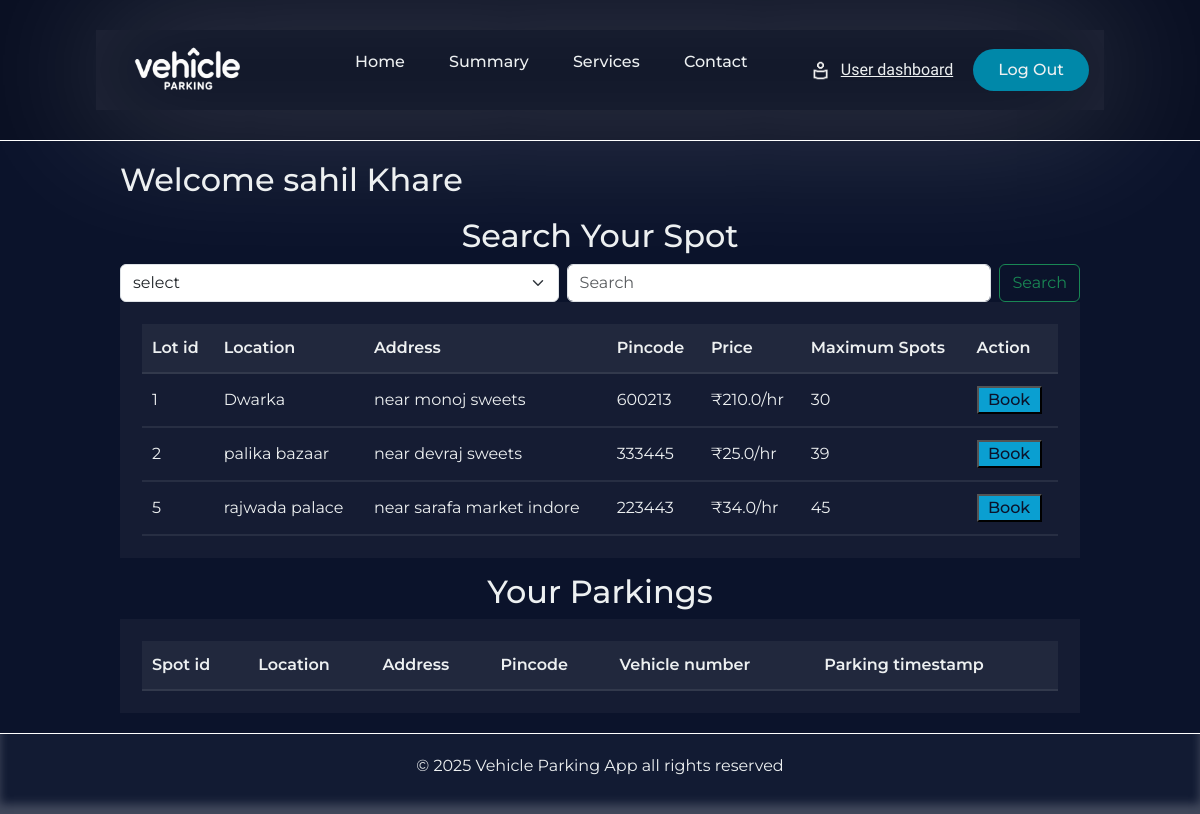
The page /home/5 on the database as committed earlier.
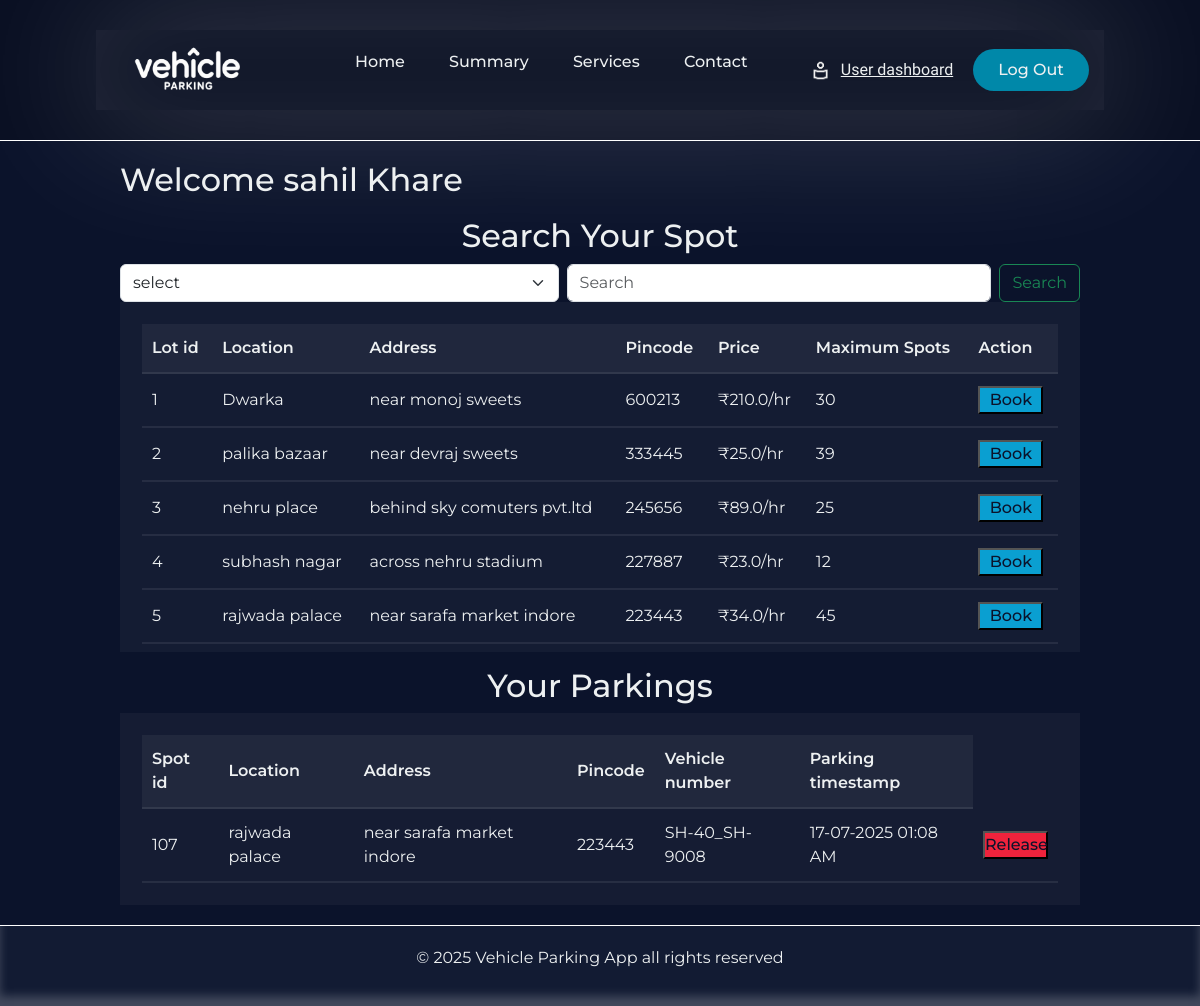
The same page on the database as committed later.
### Application/models.py (models this page shows)
class User(db.Model):
    __tablename__='user'
    id=db.Column(db.Integer,primary_key=True)
    name=db.Column(db.String(80),nullable=False)
    email=db.Column(db.String(150),unique=True,nullable=False)
    password=db.Column(db.String(512),nullable=False)
    address=db.Column(db.String(250),nullable=False)
    pincode=db.Column(db.String(6),nullable=False)
    role=db.Column(db.String(10),default='user',nullable=False)
    record=db.relationship('Parkingrecords',backref='user',lazy=True)

class Parkinglot(db.Model):
    __tablename__='parking_lot'
    id=db.Column(db.Integer,primary_key=True)
    prime_location_name=db.Column(db.String(80),nullable=False)
    price=db.Column(db.Float,nullable=False)
    address=db.Column(db.String(250),nullable=False)
    pincode=db.Column(db.String(6),nullable=False)
    maximum_spots=db.Column(db.Integer,nullable=False)
    is_active=db.Column(db.Boolean,default=True,nullable=False)
    spots=db.relationship('Parkingspots',backref='lot',lazy=True,cascade='all,delete-orphan')

class Parkingrecords(db.Model):
    __tablename__='parking_records'
    id=db.Column(db.Integer,primary_key=True)
    spot_id=db.Column(db.Integer,db.ForeignKey('parking_spots.id'),nullable=False)
    user_id=db.Column(db.Integer,db.ForeignKey('user.id'),nullable=False)
    vehicle_number=db.Column(db.String(18),nullable=False)
    parking_timestamp=db.Column(db.DateTime,nullable=False)
    leaving_timestamp=db.Column(db.DateTime,nullable=True)
    parking_cost=db.Column(db.Float,nullable=True)
    status=db.Column(db.String(12),nullable=False,default='reserved') # reserved and released

### Application/controllers.py (the view)
@app.route('/home/<int:user_id>',methods=['GET','POST'])
def user_dash(user_id):
    user_details=User.query.filter_by(role='user',id=user_id).first()
    parking_records=Parkingrecords.query.filter_by(user_id=user_details.id).all()
    if request.method=='POST':
        key=request.form.get('key')
        search_value=request.form.get('search_value')
        if key=='pincode':
            parking_lot_details=Parkinglot.query.filter_by(is_active=True,pincode=search_value).all()
        else:
            parking_lot_details=Parkinglot.query.filter_by(is_active=True,prime_location_name=search_value).all()
        return render_template('user_dashboard.html',user_details=user_details,parking_lot_details=parking_lot_details,parking_records=parking_records,user_id=user_id)
    else:
        parking_lot_details=Parkinglot.query.filter_by(is_active=True).all()
        return render_template('user_dashboard.html',user_details=user_details,parking_lot_details=parking_lot_details,parking_records=parking_records,user_id=user_id)

### templates/user_dashboard.html (shortened to what this page needs)
{% extends 'user_base.html' %}
{% block content %}
        <div class="parkinglot-table-heading-container">
                    <h2>Welcome {{ user_details.name }}</h2>
                </div>
        <div class="parkinglot-table-heading-container-user">
                    <h2>Search Your Spot</h2>
                </div>
                <form class="d-flex" action="{{ url_for('user_dash',user_id=user_details.id) }}" method="POST">
                  <select class="form-select me-2" aria-label="Default select example" name="key" required>
                    <option selected>select</option>
                  </select>
                  <input class="form-control me-2" type="text" name="search_value" placeholder="Search" aria-label="Search" required>
                  <input class="btn btn-outline-success" type="submit" value="Search">
                </form>
        <div class="parkinglot-table-container-user">
                  <table class="parkinglot-table">
                        <thead>
                          <tr>
                              <th>Lot id</th>
                              <th>Location</th>
                              <th>Address</th>
                              <th>Pincode</th>
                              <th>Price</th>
                              <th>Maximum Spots</th>
                              <th>Action</th>
                          </tr>
                        </thead>
                        <tbody>
                         {% for lot in parking_lot_details %}
                        <tr>
                            <td>{{lot.id}}</td>
                            <td>{{lot.prime_location_name}}</td>
                            <td>{{lot.address}}</td>
                            <td>{{lot.pincode}}</td>
                            <td>₹{{lot.price}}/hr</td>
                            <td>{{lot.maximum_spots}}</td>
                            <td class="parking-lot-table-buttons">
                                 <a href="/book-parking-spot/{{user_details.id}}/{{lot.id}}"><button class="book-button">Book</button></a>
                            </td>
                        </tr>
                        {% endfor %}
                    </tbody>
                  </table>
                </div>
                <div class="parkinglot-table-heading-container-user-parkings">
                    <h2>Your Parkings</h2>
                </div>
              <div class="parkinglot-table-container-user">
                <table class="parkinglot-table">
                        <thead>
                          <tr>
                              <th>Spot id</th>
                              <th>Location</th>
                              <th>Address</th>
                              <th>Pincode</th>
                              <th>Vehicle number</th>
                              <th>Parking timestamp</th>
                          </tr>
                        </thead>
                        <tbody>
                         {% for records in parking_records %}
                            {% if records.status=='reserved' %}
                              <tr>
                                  <td>{{records.spot_id}}
                                  <td>{{records.spot.lot.prime_location_name}}</td>
                                  <td>{{records.spot.lot.address}}</td>
                                  <td>{{records.spot.lot.pincode}}</td>
                                  <td>{{records.vehicle_number}}</td>
                                  <td>{{records.parking_timestamp.strftime("%d-%m-%Y %I:%M %p")}}</td>
                                  <td class="parking-lot-table-buttons">
                                        <a href="/release-parking-spot/{{records.id}}/{{user_id}}"><button class="release-button">Release</button></a>
                                  </td>
                                </tr>
                            {% endif %}
                        {% endfor %}
                    </tbody>
                  </table>
                </div>
{% endblock %}

### templates/user_base.html (shortened to what this page needs)
<!DOCTYPE html>
<html lang="en">
<head>
    <link
      href="https://cdn.jsdelivr.net/npm/bootstrap@5.3.3/dist/css/bootstrap.min.css"
      rel="stylesheet"
    />
    <link rel="stylesheet" href="/static/style.css">
</head>
<body>
    <div class="main_page">
            <header class="header_section">
                <div class="header_canvas">
               <img class='logo' src="/static/Vehicle parking app logo.png" alt="logo" height="50px" width="150px">
            <nav>
                <ul class="nav__links">
                    <li><a href="/">Home</a></li>
                    <li><a href="{{url_for('user_summary',user_id=user_id)}}">Summary</a></li>
                    <li><a href="">Services</a></li>
                    <li><a href="#">Contact</a></li>
                </ul>
            </nav>
            <div class="nav_side_buttons">
                <img id="user_icon" src="/static/user_icon.png" alt="">
                <a href="{{url_for('user_dash',user_id=user_id)}}"><span id="header_signature">User dashboard</span></a>
                <a class='header_logout_button' href="{{url_for('logout')}}"><button>Log Out</button></a>
            </div>
                </div>
            </header>
            <main class="main_section">
                {% block content %}
                {% endblock %}
            </main>
            <footer class="footer_section">
                <p>
                    &copy; 2025 Vehicle Parking App all rights reserved
                </p>
            </footer>
    </div>
</body>
</html>

### static/style.css (style rules this page uses)
* { box-sizing: border-box; margin: 0; padding: 0; font-family: "Montserrat",sans-serif; }
html,body { height: 100%; background-color: #0b132b; color: #edf0f1; }
.main_page { display: flex; flex-direction: column; min-height: 100vh; }
.header_section { padding: 30px 8%; border-bottom: 1px solid white; background-color: #090f22; }
.header_canvas { padding: 15px; display: flex; justify-content: space-between; align-items: center; box-shadow: inset 0 0 100px rgba(255, 255, 255, 0.11), 0 0 150px rgba(255, 255, 255, 0.25); }
li,a,button { font-weight: 500; font-size: 16px; color: inherit; text-decoration: none; }
.logo { cursor: pointer; }
.nav__links { list-style: none; }
.nav__links li { display: inline-block; padding: 0px 20px; }
.nav__links li a { transition: all 0.3s ease 0s; }
.nav_side_buttons { display: flex; align-items: center; gap: 10px; }
.nav_side_buttons button { padding: 9px 25px; background-color: rgba(0, 136, 169, 1); border: none; border-radius: 50px; cursor: pointer; transition: all 0.3s ease 0s; }
#user_icon { height: 21px; }
#header_signature { margin-right: 10px; font-family: "Delius Swash Caps"; text-decoration: underline; font-size:medium; }
.main_section { flex: 1; padding: 20px 10%; }
.footer_section { background-color: #121b33; padding: 20px 10%; text-align: center; color: #edf0f1; border-top: 1px solid white; box-shadow: inset 0 -10px 10px rgba(255, 255, 255, 0.2); }
.parkinglot-table-heading-container { margin-bottom: 10px; display: flex; justify-content: space-between; }
.parkinglot-table-heading-container-user { display: flex; justify-content: center; }
.parkinglot-table-heading-container-user-parkings { display: flex; justify-content: center; margin-top: 15px; }
.parkinglot-table-container-user { padding: 22px; width: 100%; background-color: rgba(255, 255, 255, 0.040); border: #f7f7f7; overflow-y: auto; max-height: 350px; }
.parkinglot-table { width: 100%; border-radius: 30px; border-collapse: separate; border-spacing: 0px; }
.parkinglot-table th, .parkinglot-table td { padding: 12px 10px; border-bottom: 2px solid rgba(255, 255, 255, 0.080);; }
.parkinglot-table th { text-align: left; background-color: rgba(255, 255, 255, 0.05); font-weight: 600; }
.parkinglot-table td { text-align: left; }
.parking-lot-table-buttons button { color: #0b132b; width: 65px; cursor: pointer; transition: all 0.3s ease 0s; }
.parking-lot-table-buttons .delete-button,.parking-lot-table-buttons .release-button { background-color: #ef233c; }
.parking-lot-table-buttons .book-button { background-color: #0a9fd1; }

Rows that differ between the two databases and show on the page:
now on this page (row edited): Parkinglot: id "3", prime_location_name "nehru place", address "behind sky comuters pvt.ltd", pincode "245656", price "89.0", maximum_spots "25"
now on this page (row edited): Parkinglot: id "4", prime_location_name "subhash nagar", address "across nehru stadium", pincode "227887", price "23.0", maximum_spots "12"
added Parkingrecords: spot_id "107", spot.lot.prime_location_name "rajwada palace", spot.lot.address "near sarafa market indore", spot.lot.pincode "223443", vehicle_number "SH-40_SH-9008", parking_timestamp "17-07-2025 01:08 AM"
